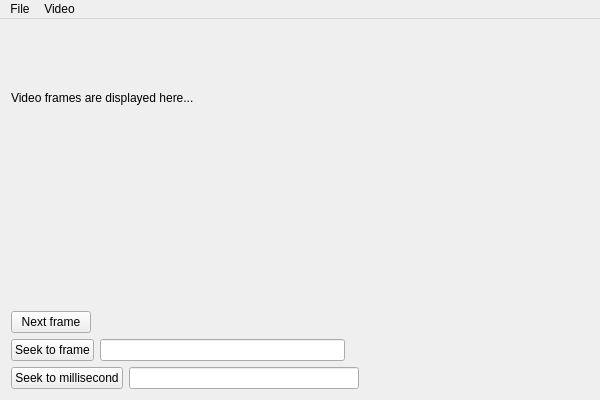
<?xml version="1.0" encoding="UTF-8"?>
<ui version="4.0">
 <class>MainWindow</class>
 <widget class="QMainWindow" name="MainWindow">
  <property name="geometry">
   <rect>
    <x>0</x>
    <y>0</y>
    <width>600</width>
    <height>400</height>
   </rect>
  </property>
  <property name="windowTitle">
   <string>QTFFmpegWrapper demonstration</string>
  </property>
  <property name="windowIcon">
   <iconset resource="resource.qrc">
    <normaloff>:/logo3.png</normaloff>:/logo3.png</iconset>
  </property>
  <widget class="QWidget" name="centralWidget">
   <layout class="QVBoxLayout" name="verticalLayout">
    <item>
     <widget class="QLabel" name="labelVideoFrame">
      <property name="text">
       <string>Video frames are displayed here...</string>
      </property>
     </widget>
    </item>
    <item>
     <widget class="QLabel" name="labelVideoInfo">
      <property name="text">
       <string/>
      </property>
     </widget>
    </item>
    <item>
     <layout class="QHBoxLayout" name="horizontalLayout_3">
      <item>
       <widget class="QPushButton" name="pushButtonNextFrame">
        <property name="text">
         <string>Next frame</string>
        </property>
       </widget>
      </item>
      <item>
       <spacer name="horizontalSpacer_3">
        <property name="orientation">
         <enum>Qt::Horizontal</enum>
        </property>
        <property name="sizeHint" stdset="0">
         <size>
          <width>40</width>
          <height>20</height>
         </size>
        </property>
       </spacer>
      </item>
     </layout>
    </item>
    <item>
     <layout class="QHBoxLayout" name="horizontalLayout">
      <item>
       <widget class="QPushButton" name="pushButtonSeekFrame">
        <property name="text">
         <string>Seek to frame</string>
        </property>
       </widget>
      </item>
      <item>
       <widget class="QLineEdit" name="lineEditFrame"/>
      </item>
      <item>
       <spacer name="horizontalSpacer">
        <property name="orientation">
         <enum>Qt::Horizontal</enum>
        </property>
        <property name="sizeHint" stdset="0">
         <size>
          <width>40</width>
          <height>20</height>
         </size>
        </property>
       </spacer>
      </item>
     </layout>
    </item>
    <item>
     <layout class="QHBoxLayout" name="horizontalLayout_2">
      <item>
       <widget class="QPushButton" name="pushButtonSeekMillisecond">
        <property name="text">
         <string>Seek to millisecond</string>
        </property>
       </widget>
      </item>
      <item>
       <widget class="QLineEdit" name="lineEditMillisecond"/>
      </item>
      <item>
       <spacer name="horizontalSpacer_2">
        <property name="orientation">
         <enum>Qt::Horizontal</enum>
        </property>
        <property name="sizeHint" stdset="0">
         <size>
          <width>40</width>
          <height>20</height>
         </size>
        </property>
       </spacer>
      </item>
     </layout>
    </item>
   </layout>
  </widget>
  <widget class="QMenuBar" name="menuBar">
   <property name="geometry">
    <rect>
     <x>0</x>
     <y>0</y>
     <width>600</width>
     <height>21</height>
    </rect>
   </property>
   <widget class="QMenu" name="menuFile">
    <property name="title">
     <string>File</string>
    </property>
    <addaction name="actionQuit"/>
   </widget>
   <widget class="QMenu" name="menuVideo">
    <property name="title">
     <string>Video</string>
    </property>
    <addaction name="actionLoad_video"/>
    <addaction name="actionSave_synthetic_video"/>
    <addaction name="actionSave_synthetic_variable_frame_rate_video"/>
   </widget>
   <addaction name="menuFile"/>
   <addaction name="menuVideo"/>
  </widget>
  <action name="actionQuit">
   <property name="text">
    <string>Quit</string>
   </property>
   <property name="shortcut">
    <string>Ctrl+Q</string>
   </property>
  </action>
  <action name="actionLoad_video">
   <property name="text">
    <string>Load video</string>
   </property>
   <property name="shortcut">
    <string>Ctrl+L</string>
   </property>
  </action>
  <action name="actionSave_synthetic_video">
   <property name="text">
    <string>Save synthetic video</string>
   </property>
   <property name="shortcut">
    <string>Ctrl+S</string>
   </property>
  </action>
  <action name="actionSave_synthetic_variable_frame_rate_video">
   <property name="text">
    <string>Save synthetic variable frame rate video</string>
   </property>
  </action>
 </widget>
 <layoutdefault spacing="6" margin="11"/>
 <resources>
  <include location="resource.qrc"/>
 </resources>
 <connections/>
</ui>
